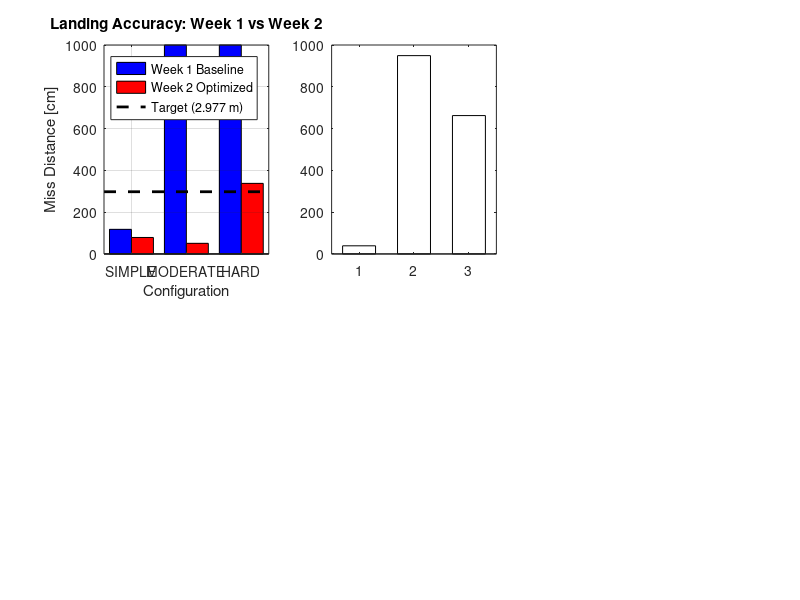

This chart was generated by the following MATLAB code: (Note: this script raises an error after producing the figure.)
clear all;
close all;
clc;

%% Load all results
load('week2_all_results.mat');

%% Extract data from results struct
configs = fieldnames(results);
n_configs = length(configs);

% Pre-allocate arrays
x_land = zeros(n_configs, 1);
miss_cm = zeros(n_configs, 1);
E_total = zeros(n_configs, 1);
t_release_opt = zeros(n_configs, 1);
iterations = zeros(n_configs, 1);
time_s = zeros(n_configs, 1);

%% Fill arrays
for i = 1:n_configs
    config = configs{i};

    x_land(i)       = results.(config).x_land;
    miss_cm(i)      = results.(config).miss_cm;
    E_total(i)      = results.(config).E_total;
    t_release_opt(i)= results.(config).t_release;
    iterations(i)   = results.(config).iterations;
    time_s(i)       = results.(config).time_s;
end

%% Week 1 baseline data
week1_miss = [117.79; 1000; 1000];
week1_labels = {'SIMPLE', 'MODERATE', 'HARD'};

%% Create comprehensive comparison figure
figure('Position', [100 100 1400 900]);

x = 1:n_configs;

%% ========================================================================
% Plot 1: Landing Accuracy Comparison
%% ========================================================================
subplot(2,3,1);

bar(x - 0.2, week1_miss, 0.4, ...
    'FaceColor', 'b', ...
    'DisplayName', 'Week 1 Baseline');

hold on;

bar(x + 0.2, miss_cm, 0.4, ...
    'FaceColor', 'r', ...
    'DisplayName', 'Week 2 Optimized');

% Horizontal target reference line
xl = xlim;
plot(xl, [297.7 297.7], 'k--', ...
    'LineWidth', 2, ...
    'DisplayName', 'Target (2.977 m)');

xlabel('Configuration');
ylabel('Miss Distance [cm]');
title('Landing Accuracy: Week 1 vs Week 2');

set(gca, 'XTick', x);
set(gca, 'XTickLabel', week1_labels);

legend('Location', 'best');
grid on;

%% ========================================================================
% Plot 2: Improvement
%% ========================================================================
subplot(2,3,2);

improvement = week1_miss - miss_cm;

% Create bar plot
b = bar(x, improvement, 0.6, 'FaceColor', 'flat');

% Set bar colors individually
for i = 1:n_configs
    if improvement(i) >= 0
        b.CData(i,:) = [0.2 0.8 0.2];   % Green
    else
        b.CData(i,:) = [0.8 0.2 0.2];   % Red
    end
end

hold on;

% Zero reference line
xl = xlim;
plot(xl, [0 0], 'k-', 'LineWidth', 1);

ylabel('Improvement [cm]');
title('Miss Distance Improvement');

set(gca, 'XTick', x);
set(gca, 'XTickLabel', week1_labels);

grid on;

% Add value labels
for i = 1:n_configs

    if improvement(i) >= 0
        y_pos = improvement(i) + 5;
    else
        y_pos = improvement(i) - 5;
    end

    text(x(i), y_pos, sprintf('%.1f', improvement(i)), ...
        'HorizontalAlignment', 'center', ...
        'FontWeight', 'bold');
end

%% ========================================================================
% Plot 3: Energy Consumption
%% ========================================================================
subplot(2,3,3);

bar(x, E_total, 0.6, ...
    'FaceColor', [0.2 0.5 0.8]);

ylabel('Energy [J]');
title('Energy Consumed During Optimization');

set(gca, 'XTick', x);
set(gca, 'XTickLabel', week1_labels);

grid on;

% Add value labels
for i = 1:n_configs

    text(x(i), ...
        E_total(i) + max(E_total)*0.02, ...
        sprintf('%.1f J', E_total(i)), ...
        'HorizontalAlignment', 'center', ...
        'FontSize', 9);
end

%% ========================================================================
% Plot 4: Optimized Release Time
%% ========================================================================
subplot(2,3,4);

bar(x - 0.2, ones(n_configs,1)*1.2, 0.4, ...
    'FaceColor', 'b', ...
    'DisplayName', 'Week 1 (fixed)');

hold on;

bar(x + 0.2, t_release_opt, 0.4, ...
    'FaceColor', 'r', ...
    'DisplayName', 'Week 2 (optimized)');

ylabel('Release Time [s]');
title('Release Time: Fixed vs Optimized');

set(gca, 'XTick', x);
set(gca, 'XTickLabel', week1_labels);

ylim([0.5 2.0]);

legend('Location', 'best');
grid on;

% Add value labels
for i = 1:n_configs

    text(x(i)+0.2, ...
        t_release_opt(i)+0.05, ...
        sprintf('%.2f s', t_release_opt(i)), ...
        'HorizontalAlignment', 'center', ...
        'FontSize', 9);
end

%% ========================================================================
% Plot 5: Convergence Metrics
%% ========================================================================
subplot(2,3,5);

% LEFT AXIS
yyaxis left

bar(x - 0.2, iterations, 0.4, ...
    'FaceColor', [0.2 0.8 0.8], ...
    'DisplayName', 'Iterations');

ylabel('Iterations');

ylim([0 max(iterations)*1.2]);

% RIGHT AXIS
yyaxis right

plot(x, time_s, 'ro-', ...
    'LineWidth', 2, ...
    'MarkerSize', 8, ...
    'DisplayName', 'Time');

ylabel('Time [s]');

title('Optimization Convergence');

set(gca, 'XTick', x);
set(gca, 'XTickLabel', week1_labels);

grid on;

%% ========================================================================
% Plot 6: Summary Table
%% ========================================================================
subplot(2,3,6);

axis off;

% Create summary text
summary_str = sprintf([ ...
    'WEEK 2 OPTIMIZATION SUMMARY\n' ...
    '================================\n\n']);

for i = 1:n_configs

    config = week1_labels{i};

    summary_str = sprintf('%s%s Config:\n', ...
        summary_str, config);

    summary_str = sprintf('%s  Landing x:     %.3f m\n', ...
        summary_str, x_land(i));

    summary_str = sprintf('%s  Miss distance: %.2f cm\n', ...
        summary_str, miss_cm(i));

    summary_str = sprintf('%s  Week1 miss:    %.2f cm\n', ...
        summary_str, week1_miss(i));

    summary_str = sprintf('%s  Improvement:   %+ .2f cm\n', ...
        summary_str, improvement(i));

    summary_str = sprintf('%s  Release time:  %.2f s\n', ...
        summary_str, t_release_opt(i));

    summary_str = sprintf('%s  Energy:        %.2f J\n', ...
        summary_str, E_total(i));

    summary_str = sprintf('%s  Iterations:    %d\n', ...
        summary_str, iterations(i));

    summary_str = sprintf('%s  Time:          %.1f s\n\n', ...
        summary_str, time_s(i));
end

text(0.05, 1.2, summary_str, ...
    'FontName', 'Courier', ...
    'FontSize', 7.5, ...
    'VerticalAlignment', 'top', ...
    'HorizontalAlignment', 'left');

%% ========================================================================
% Overall Figure Title
%% ========================================================================
annotation('textbox', [0 0.95 1 0.05], ...
    'String', 'Week 2 Trajectory Optimization: Complete Results Summary', ...
    'EdgeColor', 'none', ...
    'HorizontalAlignment', 'center', ...
    'FontSize', 14, ...
    'FontWeight', 'bold');

%% Save figure
savefig('week2_results_summary.fig');
print('week2_results_summary.png', '-dpng', '-r150');
